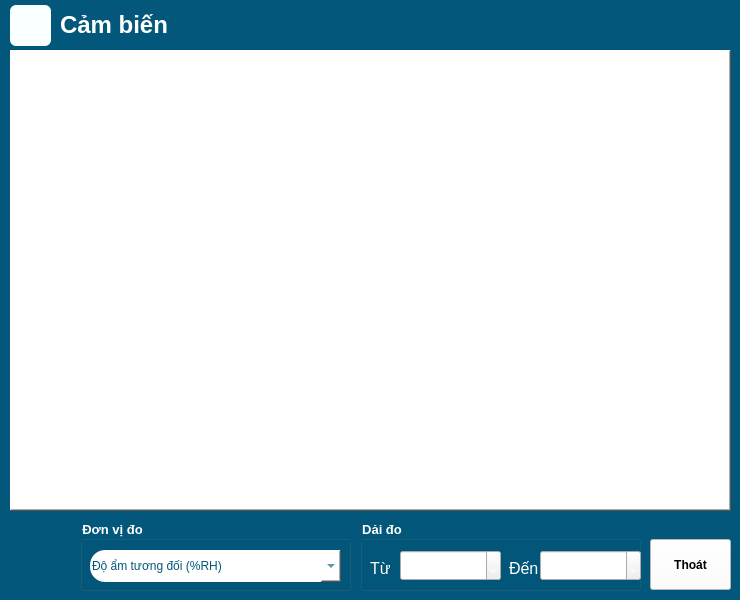
<?xml version="1.0" encoding="UTF-8"?>
<ui version="4.0">
 <class>FrmSensorDisplayClock</class>
 <widget class="QMainWindow" name="FrmSensorDisplayClock">
  <property name="geometry">
   <rect>
    <x>0</x>
    <y>0</y>
    <width>740</width>
    <height>600</height>
   </rect>
  </property>
  <property name="minimumSize">
   <size>
    <width>740</width>
    <height>600</height>
   </size>
  </property>
  <property name="maximumSize">
   <size>
    <width>740</width>
    <height>600</height>
   </size>
  </property>
  <property name="windowTitle">
   <string>MainWindow</string>
  </property>
  <property name="styleSheet">
   <string notr="true">QMainWindow{
background-color: rgb(2,87, 122);
}</string>
  </property>
  <widget class="QWidget" name="centralwidget">
   <widget class="QGraphicsView" name="graphicsView_backgroundClock">
    <property name="geometry">
     <rect>
      <x>10</x>
      <y>50</y>
      <width>721</width>
      <height>461</height>
     </rect>
    </property>
    <property name="styleSheet">
     <string notr="true">background-color: rgb(255, 255, 255);</string>
    </property>
    <property name="frameShape">
     <enum>QFrame::WinPanel</enum>
    </property>
    <property name="frameShadow">
     <enum>QFrame::Raised</enum>
    </property>
   </widget>
   <widget class="QLabel" name="label_Name">
    <property name="geometry">
     <rect>
      <x>60</x>
      <y>0</y>
      <width>671</width>
      <height>50</height>
     </rect>
    </property>
    <property name="font">
     <font>
      <family>Arial</family>
      <pointsize>18</pointsize>
      <weight>75</weight>
      <bold>true</bold>
     </font>
    </property>
    <property name="styleSheet">
     <string notr="true">color: rgb(255, 255, 255);</string>
    </property>
    <property name="text">
     <string>Cảm biến</string>
    </property>
   </widget>
   <widget class="QToolButton" name="toolButton_info">
    <property name="geometry">
     <rect>
      <x>10</x>
      <y>5</y>
      <width>41</width>
      <height>41</height>
     </rect>
    </property>
    <property name="toolTip">
     <string>Thông tin thiết bị</string>
    </property>
    <property name="styleSheet">
     <string notr="true">QToolButton{
color: rgb(2, 87, 122);
background-color: rgb(250, 255, 255);
border: none;
border-style: outset;
border-width: 0px;
border-radius: 6px;
}
QToolButton:hover{
background-color: rgb(25, 149, 173);
background-color: rgb(25, 149, 190);
color: rgb(255, 255, 255);
}</string>
    </property>
    <property name="text">
     <string/>
    </property>
    <property name="icon">
     <iconset resource="../device.qrc">
      <normaloff>:/icon/device/iconDeviceOff_401.jpg</normaloff>
      <activeoff>:/icon/device/iconDeviceOn_401.jpg</activeoff>:/icon/device/iconDeviceOff_401.jpg</iconset>
    </property>
    <property name="iconSize">
     <size>
      <width>36</width>
      <height>36</height>
     </size>
    </property>
    <property name="autoRaise">
     <bool>true</bool>
    </property>
   </widget>
   <widget class="QToolButton" name="toolButton_config">
    <property name="geometry">
     <rect>
      <x>10</x>
      <y>530</y>
      <width>61</width>
      <height>61</height>
     </rect>
    </property>
    <property name="toolTip">
     <string>Thông tin thiết bị</string>
    </property>
    <property name="styleSheet">
     <string notr="true">QToolButton{
color: rgb(2, 87, 122);
background-color: rgb(3, 87, 123);
border: none;
border-style: outset;
border-width: 0px;
border-radius: 8px;
}
QToolButton:hover{
background-color: rgb(25, 149, 173);
color: rgb(255, 255, 255);
}</string>
    </property>
    <property name="text">
     <string/>
    </property>
    <property name="icon">
     <iconset resource="../group.qrc">
      <normaloff>:/icon/group/iconSetup_On1.jpg</normaloff>
      <activeoff>:/icon/group/iconSetup_On.jpg</activeoff>:/icon/group/iconSetup_On1.jpg</iconset>
    </property>
    <property name="iconSize">
     <size>
      <width>55</width>
      <height>55</height>
     </size>
    </property>
    <property name="toolButtonStyle">
     <enum>Qt::ToolButtonIconOnly</enum>
    </property>
    <property name="autoRaise">
     <bool>true</bool>
    </property>
   </widget>
   <widget class="QPushButton" name="pushButton_cancel">
    <property name="geometry">
     <rect>
      <x>650</x>
      <y>539</y>
      <width>81</width>
      <height>51</height>
     </rect>
    </property>
    <property name="font">
     <font>
      <weight>75</weight>
      <bold>true</bold>
     </font>
    </property>
    <property name="styleSheet">
     <string notr="true">background-color: rgb(255, 255, 255);</string>
    </property>
    <property name="text">
     <string>Thoát</string>
    </property>
   </widget>
   <widget class="QGroupBox" name="groupBox_2">
    <property name="geometry">
     <rect>
      <x>80</x>
      <y>520</y>
      <width>271</width>
      <height>71</height>
     </rect>
    </property>
    <property name="font">
     <font>
      <pointsize>10</pointsize>
      <weight>75</weight>
      <bold>true</bold>
     </font>
    </property>
    <property name="styleSheet">
     <string notr="true">color: rgb(255, 255, 255);</string>
    </property>
    <property name="title">
     <string>Đơn vị đo</string>
    </property>
    <widget class="QComboBox" name="comboBox_unit">
     <property name="geometry">
      <rect>
       <x>10</x>
       <y>30</y>
       <width>251</width>
       <height>32</height>
      </rect>
     </property>
     <property name="font">
      <font>
       <pointsize>10</pointsize>
       <weight>75</weight>
       <italic>true</italic>
       <bold>true</bold>
      </font>
     </property>
     <property name="layoutDirection">
      <enum>Qt::LeftToRight</enum>
     </property>
     <property name="styleSheet">
      <string notr="true">QComboBox{
color: rgb(2, 87, 122);
background-color: rgb(255, 255, 255);
border: none;
border-style: outset;
border-width: 0px;
border-top-left-radius: 15px;
border-bottom-left-radius: 15px;
}
QComboBox::drop-down{
width: 20;
}
QComboBox:hover{
background-color: rgb(25, 149, 173);
color: rgb(255, 255, 255);
}</string>
     </property>
     <property name="editable">
      <bool>true</bool>
     </property>
     <item>
      <property name="text">
       <string>Độ ẩm tương đối (%RH)</string>
      </property>
     </item>
     <item>
      <property name="text">
       <string>Độ ẩm tuyệt đối (g/m3)</string>
      </property>
     </item>
    </widget>
   </widget>
   <widget class="QGroupBox" name="groupBox">
    <property name="geometry">
     <rect>
      <x>360</x>
      <y>520</y>
      <width>281</width>
      <height>71</height>
     </rect>
    </property>
    <property name="font">
     <font>
      <pointsize>10</pointsize>
      <weight>75</weight>
      <bold>true</bold>
     </font>
    </property>
    <property name="styleSheet">
     <string notr="true">color: rgb(255, 255, 255);</string>
    </property>
    <property name="title">
     <string>Dải đo</string>
    </property>
    <widget class="QSpinBox" name="spinBox_rangeMin">
     <property name="geometry">
      <rect>
       <x>40</x>
       <y>30</y>
       <width>101</width>
       <height>31</height>
      </rect>
     </property>
     <property name="font">
      <font>
       <pointsize>14</pointsize>
       <weight>50</weight>
       <bold>false</bold>
      </font>
     </property>
     <property name="styleSheet">
      <string notr="true"/>
     </property>
     <property name="alignment">
      <set>Qt::AlignCenter</set>
     </property>
     <property name="minimum">
      <number>-99999</number>
     </property>
     <property name="maximum">
      <number>99999</number>
     </property>
     <property name="value">
      <number>0</number>
     </property>
    </widget>
    <widget class="QSpinBox" name="spinBox_rangeMax">
     <property name="geometry">
      <rect>
       <x>180</x>
       <y>30</y>
       <width>101</width>
       <height>31</height>
      </rect>
     </property>
     <property name="font">
      <font>
       <pointsize>14</pointsize>
       <weight>50</weight>
       <bold>false</bold>
      </font>
     </property>
     <property name="styleSheet">
      <string notr="true"/>
     </property>
     <property name="alignment">
      <set>Qt::AlignCenter</set>
     </property>
     <property name="minimum">
      <number>-99999</number>
     </property>
     <property name="maximum">
      <number>99999</number>
     </property>
     <property name="value">
      <number>100</number>
     </property>
    </widget>
    <widget class="QLabel" name="label_2">
     <property name="geometry">
      <rect>
       <x>10</x>
       <y>40</y>
       <width>21</width>
       <height>16</height>
      </rect>
     </property>
     <property name="font">
      <font>
       <pointsize>12</pointsize>
       <weight>50</weight>
       <bold>false</bold>
      </font>
     </property>
     <property name="styleSheet">
      <string notr="true">color: rgb(255, 255, 255);</string>
     </property>
     <property name="text">
      <string>Từ</string>
     </property>
    </widget>
    <widget class="QLabel" name="label_3">
     <property name="geometry">
      <rect>
       <x>149</x>
       <y>40</y>
       <width>31</width>
       <height>16</height>
      </rect>
     </property>
     <property name="font">
      <font>
       <pointsize>12</pointsize>
       <weight>50</weight>
       <bold>false</bold>
      </font>
     </property>
     <property name="styleSheet">
      <string notr="true">color: rgb(255, 255, 255);</string>
     </property>
     <property name="text">
      <string>Đến</string>
     </property>
    </widget>
   </widget>
  </widget>
 </widget>
 <tabstops>
  <tabstop>graphicsView_backgroundClock</tabstop>
  <tabstop>comboBox_unit</tabstop>
  <tabstop>spinBox_rangeMin</tabstop>
  <tabstop>spinBox_rangeMax</tabstop>
 </tabstops>
 <resources>
  <include location="../device.qrc"/>
  <include location="../group.qrc"/>
 </resources>
 <connections/>
</ui>
